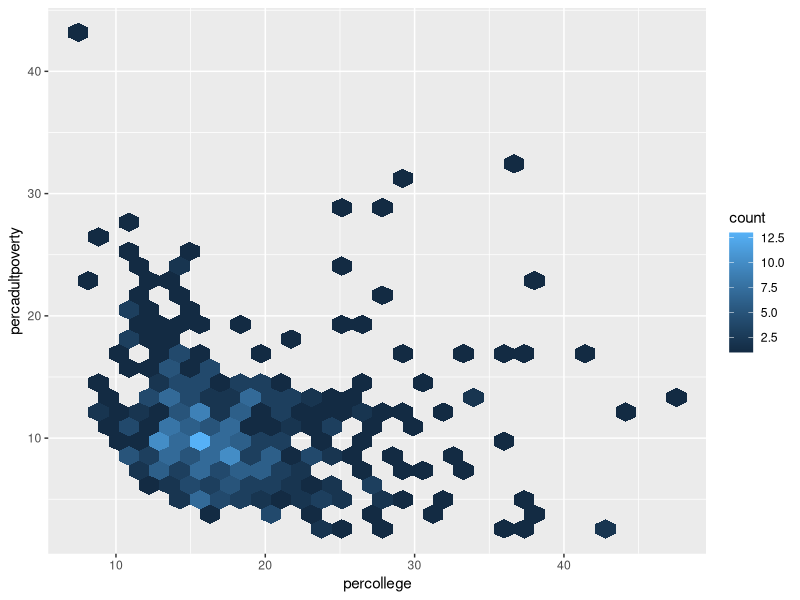

Recreate this plot in R.
library(ggplot2)
library(dplyr)

most_college <- filter(midwest, percollege == max(percollege)) %>%
  pull(county)

example_plot <- ggplot(data = midwest) +
  geom_hex(mapping = aes(x = percollege, y = percadultpoverty))
